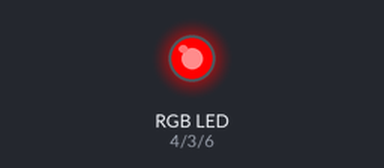
Simulated run of this sketch. Board: Arduino Uno, built with avr-gcc and run on an emulated ATmega328P. Parts: an RGB LED mixed from three pins (HIGH = lit).

Above: at 0.5 s.
At 1.5 s:
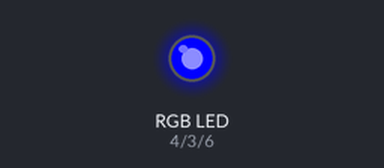
At 2.5 s:
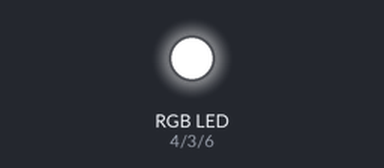
At 3.5 s:
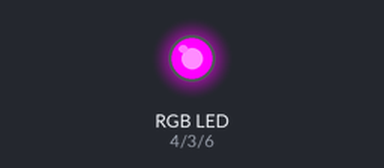
Timing chart, 0 to 5.2 s (numbered marks = the images above):
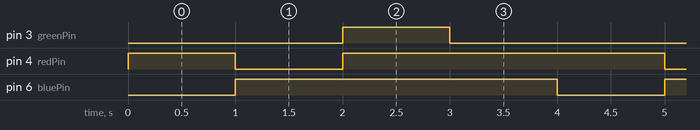

Measured:
- by itself, pin 3 (greenPin): alternates HIGH for 1.0 s and LOW for 3.0 s
- by itself, pin 4 (redPin): repeats every 4.0 s: LOW 1.0 s, HIGH 3.0 s
- by itself, pin 6 (bluePin): alternates HIGH for 3.0 s and LOW for 1.0 s

The sketch:

RGB_LED_Code.ino
```cpp
int redPin= 4;// Red Color to pin 3 on the Arduino
int greenPin = 3;//Green Color to pin 5 on the Arduino
int bluePin = 6;//Blue Color to pin 6 on the Arduino
// In the setup section we need to define redPin, greenPin and bluePin as outputs.
void setup() {
  pinMode(redPin, OUTPUT);
  pinMode(greenPin, OUTPUT);
  pinMode(bluePin, OUTPUT);
}
//These arguments represents the brightness of the LEDs or the duty cycle of the PWM signal which is created using the analogWrite() function. These values can vary from 0 to 255 which represents 100 % duty cycle of the PWM signal or maximum LED brightness.
//we will make our program which will change the color of the LED each a second
void loop() {
  setColor(255, 0, 0); // Red Color
  delay(1000);
  setColor(0, 0, 255); // Blue Color
  delay(1000);
  setColor(255, 255, 255); // White Color
  delay(1000);
  setColor(180, 0, 255); // Purple Color
  delay(1000);
}
//At the bottom of the sketch we have this custom made function named setColor() which takes 3 different arguments redValue, greenValue and blueValue.
void setColor(int redValue, int greenValue, int blueValue) {
  analogWrite(redPin, redValue);
  analogWrite(greenPin, greenValue);
  analogWrite(bluePin, blueValue);
}
```
